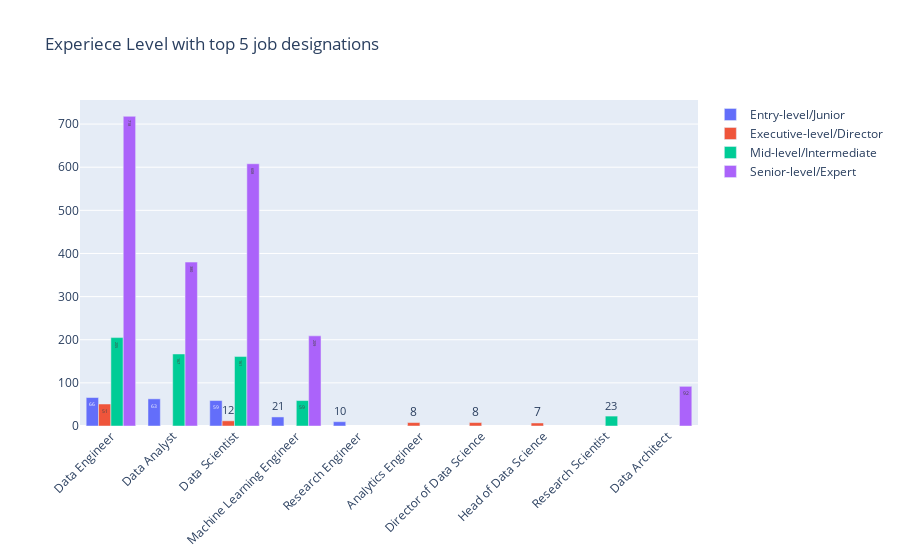

This figure's notebook cell:
### Markdown cell above
### P.7 Identify
To identify which kind of data that we can use also helps ourselves to prepare the data to be analyzed. After we choose the columns and data characteristics which fit to use for our problem to be solved or questions to be answered, we can prepare the analysis better than directly diving into it.
- **Access the data from Data Management, which is from github.**
- **We identify the Job Positions by the 4 different levels in the data.**
- **Printout the average salary by Job Positions.**

### Code cell
entry_top5 = exp_job['Entry-level/Junior'].sort_values(ascending = False)[:5]
executive_top5 = exp_job['Executive-level/Director'].sort_values(ascending = False)[:5]
mid_top5 = exp_job['Mid-level/Intermediate'].sort_values(ascending = False)[:5]
senior_top5 = exp_job['Senior-level/Expert'].sort_values(ascending = False)[:5]

# exp_type = final_analytic_datasource.groupby(['experience_level','employment_type']).size()

fig = go.Figure(data=[
    go.Bar(name = 'Entry-level/Junior', x = entry_top5.index, 
           y=entry_top5.values, text = entry_top5.values),
    go.Bar(name = 'Executive-level/Director', x = executive_top5.index,
           y = executive_top5.values, text = executive_top5.values),
    go.Bar(name = 'Mid-level/Intermediate', x = mid_top5.index,
           y = mid_top5.values, text = mid_top5.values ),
    go.Bar(name = 'Senior-level/Expert', x = senior_top5.index,
           y = senior_top5.values, text = senior_top5.values)])

fig.update_layout(xaxis_tickangle = -45, title = 'Experiece Level with top 5 job designations')
fig.show()

### Figure 1 — Plotly figure (JSON) as saved in the notebook; plotly's stock layout.template omitted (floating-point values rounded to 4 significant figures)
{"data": [{"name": "Entry-level/Junior", "text": [66, 63, 59, 21, 10], "type": "bar", "x": ["Data Engineer", "Data Analyst", "Data Scientist", "Machine Learning Engineer", "Research Engineer"], "y": [66, 63, 59, 21, 10]}, {"name": "Executive-level/Director", "text": [51, 12, 8, 8, 7], "type": "bar", "x": ["Data Engineer", "Data Scientist", "Analytics Engineer", "Director of Data Science", "Head of Data Science"], "y": [51, 12, 8, 8, 7]}, {"name": "Mid-level/Intermediate", "text": [205, 167, 161, 59, 23], "type": "bar", "x": ["Data Engineer", "Data Analyst", "Data Scientist", "Machine Learning Engineer", "Research Scientist"], "y": [205, 167, 161, 59, 23]}, {"name": "Senior-level/Expert", "text": [718, 608, 380, 209, 92], "type": "bar", "x": ["Data Engineer", "Data Scientist", "Data Analyst", "Machine Learning Engineer", "Data Architect"], "y": [718, 608, 380, 209, 92]}], "layout": {"title": {"text": "Experiece Level with top 5 job designations"}, "xaxis": {"tickangle": -45}}}
